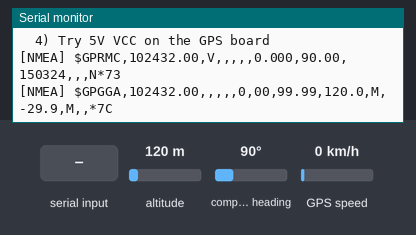
Simulated run of this sketch. Board: ESP32-S3. On the bench: the last lines printed to the serial monitor. The test bench sets the inputs (shaded band); at power-on: compass heading 90°, altitude 120 m, GPS speed 0 km/h. The GPS gets a fix after 3 s at 37.7749, -122.4194 with 8 satellites.

Above: at 2.2 s.
2.3 s: compass heading set to 269°
At 3.8 s:
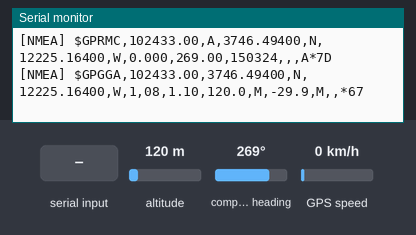
4.5 s: "1\n" received over the second serial link
At 4.9 s:
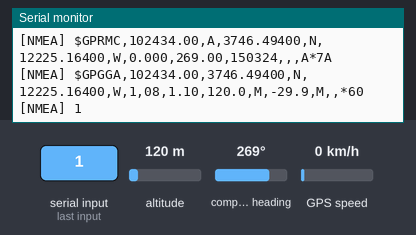
6.5 s: altitude set to 500 m
At 8.4 s:
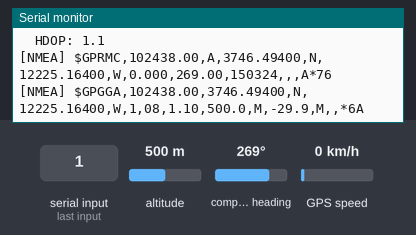
10.5 s: GPS speed set to 30 km/h
At 12.7 s:
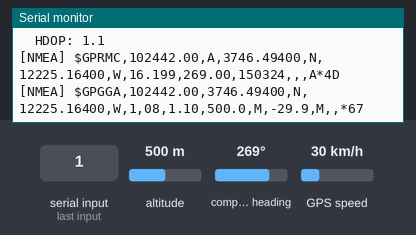
14.5 s: altitude set to 250 m
At 18.33 s:
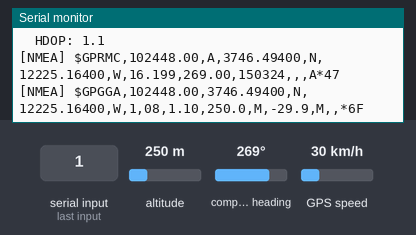
18.5 s: "0\n" received over the second serial link
At 18.9 s:
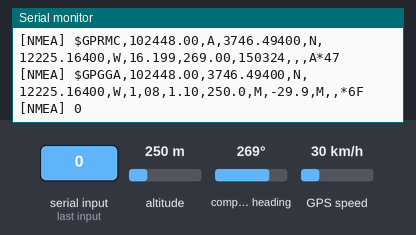
Timing chart, 0 to 21.5 s (numbered marks = the images above; inputs shaded):
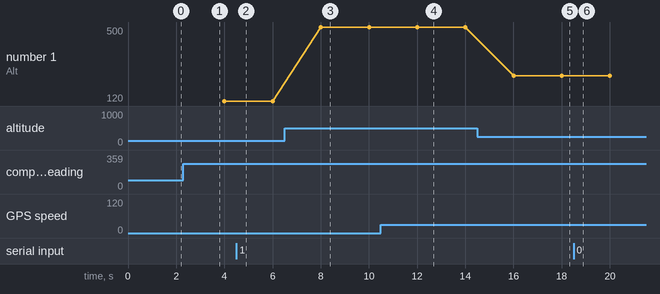

The sketch:

gps_neo8m_test.ino
```cpp
/*
 * NEO-8M GPS Standalone Test - ESP32-S3
 *
 * Wiring:
 *   GPS TX  -> ESP32 GPIO17 (RX)
 *   GPS RX  -> ESP32 GPIO18 (TX)  [optional]
 *   GPS VCC -> 3.3V or 5V
 *   GPS GND -> GND
 *
 * Library: TinyGPSPlus (Sketch -> Include Library -> Manage Libraries)
 * Serial Monitor: 115200
 */

#include <TinyGPSPlus.h>
#include <HardwareSerial.h>

#define GPS_RX_PIN  17
#define GPS_TX_PIN  18
#define GPS_BAUD    9600

HardwareSerial GPS_Serial(1);
TinyGPSPlus gps;

unsigned long lastPrint = 0;
String nmeaLine;

void setup() {
  Serial.begin(115200);
  delay(1000);

  Serial.println();
  Serial.println("========================================");
  Serial.println("  NEO-8M GPS Test (raw + parse)");
  Serial.println("========================================");
  Serial.printf("  RX GPIO%d <- GPS TX | baud %d\n", GPS_RX_PIN, GPS_BAUD);
  Serial.println("  Tip: outdoors + antenna attached");
  Serial.println("========================================");
  Serial.println();

  GPS_Serial.begin(GPS_BAUD, SERIAL_8N1, GPS_RX_PIN, GPS_TX_PIN);
}

void loop() {
  while (GPS_Serial.available() > 0) {
    char c = GPS_Serial.read();
    gps.encode(c);

    if (c == '\n') {
      nmeaLine.trim();
      if (nmeaLine.length() > 0) {
        Serial.print("[NMEA] ");
        Serial.println(nmeaLine);
      }
      nmeaLine = "";
    } else if (c != '\r') {
      if (nmeaLine.length() < 120) {
        nmeaLine += c;
      }
    }
  }

  unsigned long now = millis();
  if (now - lastPrint < 2000) return;
  lastPrint = now;

  Serial.println("---------- GPS STATUS ----------");
  Serial.printf("Chars: %lu | Passed: %lu | Failed: %lu\n",
                gps.charsProcessed(),
                gps.passedChecksum(),
                gps.failedChecksum());

  if (gps.charsProcessed() < 10) {
    Serial.println("No UART data. Check GPS TX -> GPIO17 and power.");
    Serial.println();
    return;
  }

  if (gps.passedChecksum() == 0) {
    Serial.println("Data arrives but NMEA not parsed.");
    Serial.println("Try GPS_BAUD 38400, or check wiring/noise.");
    Serial.println();
    return;
  }

  if (gps.location.isValid()) {
    Serial.println("FIX: YES");
    Serial.printf("  Lat: %.6f  Lng: %.6f\n", gps.location.lat(), gps.location.lng());
    if (gps.altitude.isValid()) Serial.printf("  Alt: %.1f m\n", gps.altitude.meters());
    if (gps.speed.isValid()) Serial.printf("  Speed: %.1f km/h\n", gps.speed.kmph());
    if (gps.satellites.isValid()) Serial.printf("  Sats: %d\n", gps.satellites.value());
    if (gps.hdop.isValid()) Serial.printf("  HDOP: %.1f\n", gps.hdop.hdop());
  } else {
    Serial.println("FIX: NO (waiting for satellites)");
    if (gps.satellites.isValid()) {
      Serial.printf("  Sats: %d\n", gps.satellites.value());
    } else {
      Serial.println("  Sats: 0 / unknown");
    }
    Serial.println("  1) Antenna plugged in");
    Serial.println("  2) Outdoors, clear sky");
    Serial.println("  3) Wait 1-5 min (cold start)");
    Serial.println("  4) Try 5V VCC on the GPS board");
  }
  Serial.println();
}
```

Measured:
- after the input at 2.3 s, the serial monitor: prints a new line after 0.72 s (image 1)
- after the input at 4.5 s, the serial monitor: prints a new line at once (image 2)
- after the input at 6.5 s, the serial monitor: prints a new line after 0.53 s (image 3)
- after the input at 10.5 s, the serial monitor: prints a new line after 0.53 s (image 4)
- after the input at 14.5 s, the serial monitor: prints a new line after 0.54 s (image 5)
- after the input at 18.5 s, the serial monitor: prints a new line at once (image 6)
- plotted number 1: 120 → 500 after the input at 6.5 s, 500 → 250 after the input at 14.5 s
